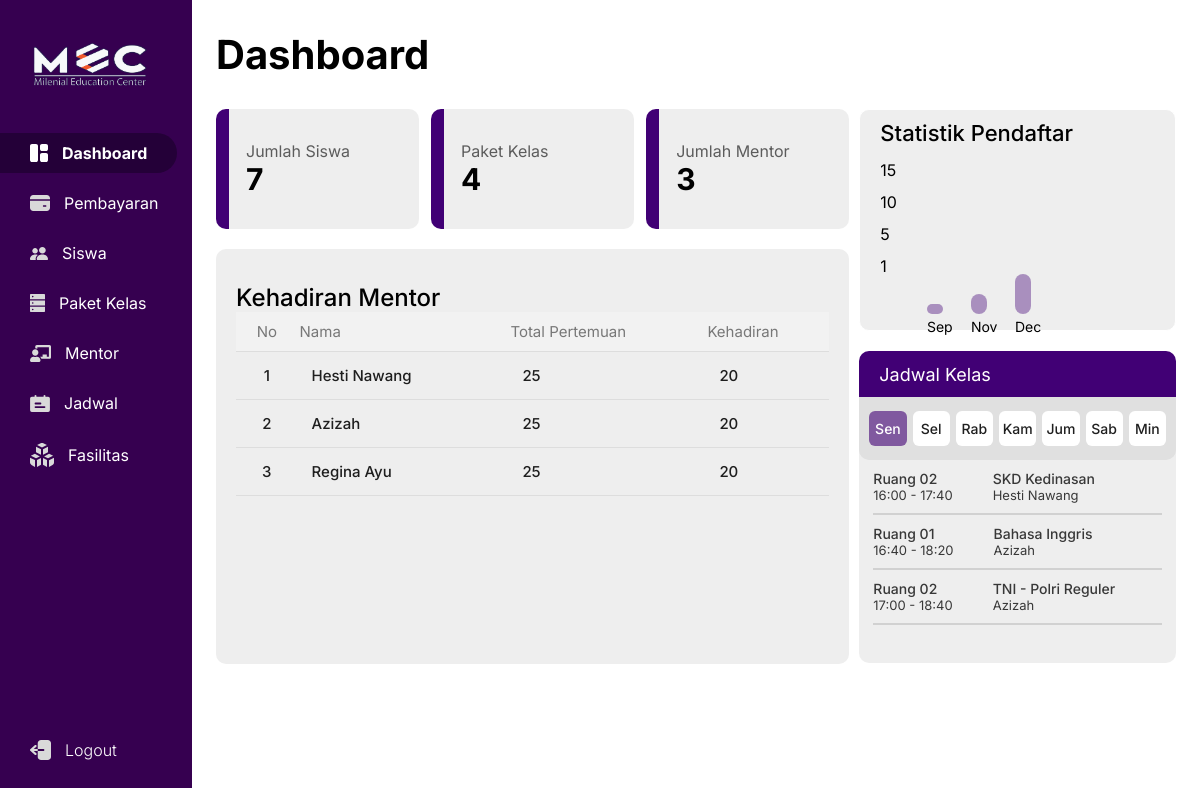
/index.php (signed in), run on the app's committed database.
### tables this page shows
CREATE TABLE `table_mentor` (
  `id_mentor` int(13) NOT NULL,
  `nama_mentor` varchar(255) NOT NULL,
  `email` varchar(255) NOT NULL,
  `telp` int(13) NOT NULL,
  `tgl_lahir` date NOT NULL,
  `alamat` varchar(255) NOT NULL
);

CREATE TABLE `table_jadwal` (
  `id_jadwal` int(11) NOT NULL,
  `id_mentor` int(13) NOT NULL,
  `id_kelas` int(16) NOT NULL,
  `no_ruang` varchar(11) NOT NULL,
  `hari` varchar(255) NOT NULL,
  `jam_kelas` time NOT NULL
);

CREATE TABLE `table_paket_kls` (
  `id_kelas` int(16) NOT NULL,
  `nama_kelas` varchar(255) NOT NULL,
  `kapasitas_kelas` int(5) NOT NULL,
  `harga` varchar(10) NOT NULL
);

### OOP/koneksi.php (called while the page is built, shortened)
<?php
class koneksi
{
  private $hostname = "localhost";
  private $username = "root";
  private $password = "";
  private $name = "db_bimbelonline";
  public function __construct()
  {
    $this->koneksi = new mysqli($this->hostname, $this->username, $this->password, $this->name);
  }
}

### OOP/controller.php (called while the page is built, shortened)
<?php
include_once 'koneksi.php';
class Controller extends koneksi
{
    public function query($data)
    {
        $perintah_data = $this->koneksi->query($data);
        return $perintah_data;
    }
    public function ViewMentor()
    {
        $member = 'SELECT * FROM table_mentor';
        $perintah = $this->query($member);
        return $perintah;
    }
    public function ViewRelasiJadwal()
    {
        $_ViewRelasi = "SELECT * FROM table_jadwal
                        INNER JOIN table_mentor ON table_jadwal.id_mentor = table_mentor.id_mentor
                        INNER JOIN table_paket_kls ON table_jadwal.id_kelas = table_paket_kls.id_kelas";
        $perintah = $this->query($_ViewRelasi);
        return $perintah;
    }
    public function CountRegistrationsByMonth()
    {
        $sql = "SELECT MONTH(tgl_daftar) AS bulan, DATE_FORMAT(tgl_daftar, '%b') AS nama_bulan, COUNT(*) AS total_pendaftar
            FROM table_siswa
            GROUP BY bulan";
        $result = $this->koneksi->query($sql);
        if ($result) {
            $data = array();
            while ($row = $result->fetch_assoc()) {
                $data[$row['bulan']] = [
                    'total_pendaftar' => $row['total_pendaftar'],
                    'nama_bulan' => $row['nama_bulan']
                ];
            }
            return $data;
        } else {
            die("Error: " . $this->koneksi->error);
        }
    }
    public function JumlahSiswa()
    {
        $sql_ViewSiswa = 'SELECT * FROM table_siswa';
        $perintah = $this->query($sql_ViewSiswa);
        $_jumlahSiswa = $perintah->num_rows;
        return $_jumlahSiswa;
    }
    public function JumlahKelas()
    {
        $sql_ViewKelas = 'SELECT * FROM table_paket_kls';
        $perintah = $this->query($sql_ViewKelas);
        $_jumlahKelas = $perintah->num_rows;
        return $_jumlahKelas;
    }
    public function JumlahMentor()
    {
        $sqlMentor = 'SELECT * FROM table_mentor';
        $perintah = $this->query($sqlMentor);
        $_jumlahMentor = $perintah->num_rows;
        return $_jumlahMentor;
    }
}

### index.php (the view, shortened to what this page needs)
<?php
require_once './OOP/koneksi.php';
require_once './OOP/controller.php';
$obj = new controller();
$_ViewMentor = $obj->ViewMentor();
$_ViewChart = $obj->CountRegistrationsByMonth();
$_ViewJadwal = $obj->ViewRelasiJadwal();
$jumlahMentor = $obj->JumlahMentor();
$jumlahKelas = $obj->JumlahKelas();
$jumlahSiswa = $obj->JumlahSiswa();
$no = 1;
?>
<!DOCTYPE html>
<html lang="en">
<head>
    <link rel="stylesheet" href="./assets/style.css">
</head>
<body>
    <div class="container">
        <section class="left">
            <div class="top">
                <img class="logo" src="./assets/ikon/Logo-MEC.png" alt="">
            </div>
            <div class="sidebar-menu">
                <ul>
                    <li><a class="active" href=""> <img src="./assets/ikon/active-dashboard.svg" alt=""> Dashboard</a></li>
                    <li><a href="./OOP/pembayaran/index.php"> <img src="./assets/ikon/payment.svg" alt=""> Pembayaran</a></li>
                    <li><a href="./OOP/member/member.php"> <img src="./assets/ikon/Siswa.svg" alt=""> Siswa</a></li>
                    <li><a href="./OOP/peket_kelas/index.php"> <img src="./assets/ikon/Pkt_kelas.svg" alt=""> Paket Kelas</a></li>
                    <li><a href="./OOP/mentor/index.php"> <img src="./assets/ikon/Mentor.svg" alt=""> Mentor</a></li>
                    <li><a href="./OOP/jadwal/index_jadwal.php"> <img src="./assets/ikon/Jadwal.svg" alt=""> Jadwal</a></li>
                    <li><a href="./OOP/fasilitas/index.php"> <img src="./assets/ikon/fasilitas.svg" alt=""> Fasilitas</a></li>
                    <li><a class="log-out-btn"> <img src="./assets/ikon/logout.svg" alt=""> Logout</a></li>
                </ul>
            </div>
        </section>
        <section class="right">
            <div class="dashboard">
                <div class="top">
                    <h1>Dashboard</h1>
                </div>
                <div class="bottom">
                    <div class="content content-left">
                        <div class="left-top">
                            <div class="col-left-top">
                                <p>Jumlah Siswa</p>
                                <h1><?php echo $jumlahSiswa ?></h1>
                            </div>
                            <div class="col-left-top">
                                <p>Paket Kelas</p>
                                <h1><?php echo $jumlahKelas ?></h1>
                            </div>
                            <div class="col-left-top">
                                <p>Jumlah Mentor</p>
                                <h1><?php echo $jumlahMentor ?></h1>
                            </div>
                        </div>
                        <div class="left-bottom">
                            <h1>Kehadiran Mentor</h1>
                            <div class="scroll-mentor">
                                <table>
                                    <thead>
                                        <tr>
                                            <th class="no">No</th>
                                            <th>Nama</th>
                                            <th>Total Pertemuan</th>
                                            <th>Kehadiran</th>
                                        </tr>
                                    </thead>
                                    <tbody>
                                        <?php
                                        while ($row = $_ViewMentor->fetch_assoc()) {
                                        ?>
                                            <tr>
                                                <td class="no"><?php echo $no; ?></td>
                                                <td class="nama_mentor"><?php echo $row['nama_mentor']; ?></td>
                                                <td>25</td>
                                                <td>20</td>
                                            <?php $no += 1;
                                        } ?>
                                            </tr>
                                    </tbody>
                                </table>
                            </div>
                        </div>
                    </div>
                    <div class="content content-right">
                        <div class="col-right-top">
                            <h3>Statistik Pendaftar</h3>
                            <div class="histogram">
                                <div class="histo-left">
                                    <ul>
                                        <li>15</li>
                                        <li>10</li>
                                        <li>5</li>
                                        <li>1</li>
                                    </ul>
                                </div>
                                <div class="histo-right">
                                    <div class="histo-btm">
                                        <?php
                                        foreach ($_ViewChart as $bulan => $data) {
                                            $value = $data['total_pendaftar'];
                                            $nama_bulan = $data['nama_bulan'];
                                            echo '<div class="bar-out">';
                                            echo '<div class="bar" style="height: ' . $value * 10 . 'px;"></div>';
                                            echo '<div class="bln-histo">' . $nama_bulan . '</div>';
                                            echo '</div>';
                                        }
                                        ?>
                                    </div>
                                </div>
                            </div>
                        </div>
                        <div class="col-right-bottom">
                            <p class="jadwal-p">Jadwal Kelas</p>
                            <div class="col-hari-jadwal">
                                <a href="#Senin" class="col-jadwal">
                                    <p>Sen</p>
                                </a>
                                <a href="#Selasa" class="col-jadwal">
                                    <p>Sel</p>
                                </a>
                                <a href="#Rabu" class="col-jadwal">
                                    <p>Rab</p>
                                </a>
                                <a href="#Kamis" class="col-jadwal">
                                    <p>Kam</p>
                                </a>
                                <a href="#Jumat" class="col-jadwal">
                                    <p>Jum</p>
                                </a>
                                <a href="#Sabtu" class="col-jadwal">
                                    <p>Sab</p>
                                </a>
                                <a href="#Minggu" class="col-jadwal">
                                    <p>Min</p>
                                </a>
                            </div>
                            <div class="col-isi-jadwal hidden-section" id="Senin">
                                <?php
                                foreach ($_ViewJadwal as $item) {
                                    if ($item['hari'] == 'Senin') {
                                ?>
                                        <div class="jadwal-bimbel">
                                            <div class="col-jadwal-left">
                                                <p class="jadwal-pri">Ruang <?php echo $item['no_ruang']; ?></p>
                                                <p class="jadwal-sec">
                                                    <?php
                                                    $jam_kelas = $item['jam_kelas'];
                                                    $jam_mulai = date('H:i -', strtotime($jam_kelas));
                                                    echo $jam_mulai;
                                                    $waktu_tambahan = strtotime($jam_kelas) + (6000);
                                                    $jam_selesai = date(' H:i', $waktu_tambahan);
                                                    echo $jam_selesai;
                                                    ?>
                                                </p>
                                            </div>
                                            <div class="col-jadwal-right">
                                                <p class="jadwal-pri"><?php echo $item['nama_kelas']; ?></p>
                                                <p class="jadwal-sec"><?php echo $item['nama_mentor']; ?></p>
                                            </div>
                                        </div>
                                        <hr>
                                <?php
                                    }
                                }
                                ?>
                            </div>
                        </div>
                    </div>
                </div>
            </div>
        </section>
    </div>
</body>
</html>

### data on the page
table_mentor: nama_mentor "Hesti Nawang"
table_mentor: nama_mentor "Azizah"
table_mentor: nama_mentor "Regina Ayu"
table_jadwal: no_ruang "02", jam_kelas "16:00 -", jam_kelas "17:40", id_kelas.nama_kelas "SKD Kedinasan", id_mentor.nama_mentor "Hesti Nawang"
table_jadwal: no_ruang "01", jam_kelas "16:40 -", jam_kelas "18:20", id_kelas.nama_kelas "Bahasa Inggris", id_mentor.nama_mentor "Azizah"
table_jadwal: no_ruang "02", jam_kelas "17:00 -", jam_kelas "18:40", id_kelas.nama_kelas "TNI - Polri Reguler", id_mentor.nama_mentor "Azizah"

### other printed values
$jumlahSiswa "7"
$jumlahKelas "4"
$jumlahMentor "3"
$nama_bulan "Sep"
$nama_bulan "Nov"
$nama_bulan "Dec"
